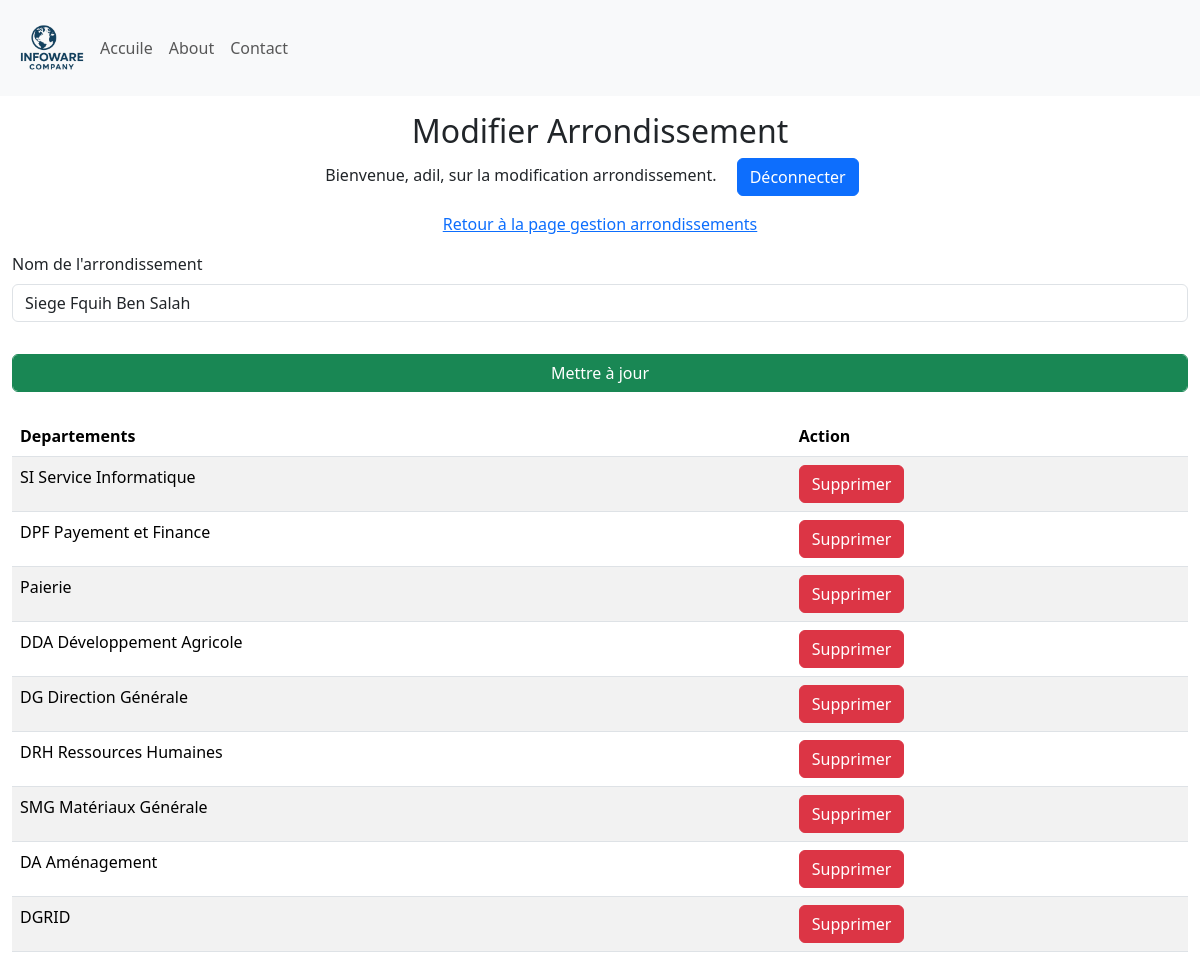
/update_arrondissement/1 (signed in), run on an earlier commit of the app's database.
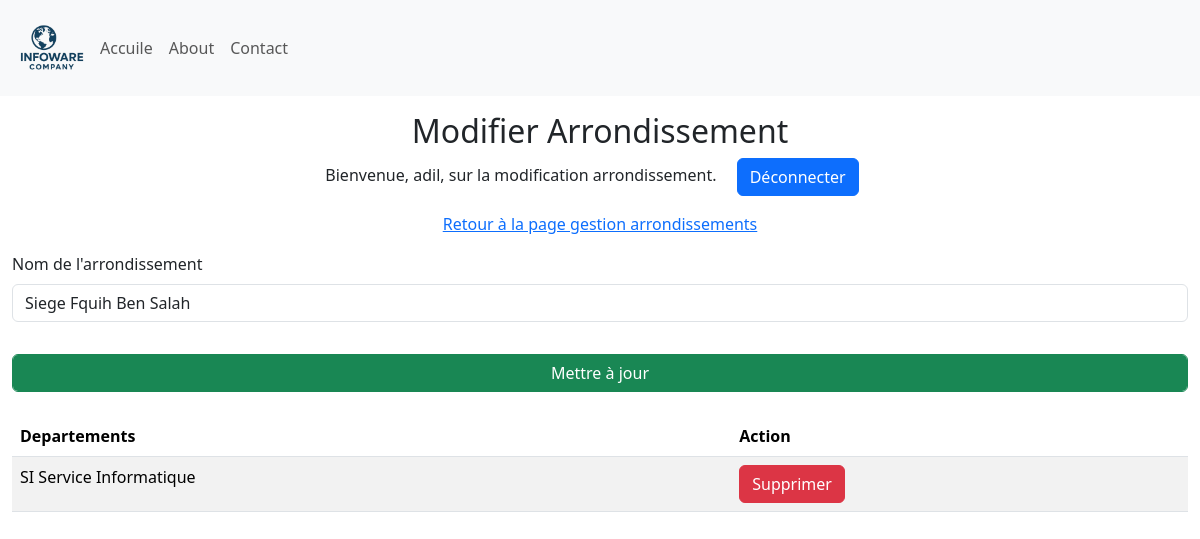
And on a later commit of the database.
### Site/models.py (models this page shows, shortened)
class Departement(db.Model):
    id = db.Column(db.Integer, primary_key=True)
    departement = db.Column(db.String(25), unique=True, nullable=False)
    arondissement = db.Column(db.Integer, db.ForeignKey('arondissement.id'), nullable=False)

### Site/dashbord/arrondissement.py (the view)
@arrondissement.route('/update_arrondissement/<int:arrondissement_id>', methods=['GET', 'POST'])
def update_arrondissement(arrondissement_id):
    if 'user' not in session:
        return redirect(url_for('admin.admin'))
    arrondissement = Arondissement.query.get_or_404(arrondissement_id)
    if request.method == 'POST':
        new_name = request.form.get('arrondissementName')
        if new_name:
            arrondissement.arondissement = new_name
            db.session.commit()
            return redirect(url_for('arrondissement.manage_Arrondissements'))
    return render_template('update_arondissement.html', name=session['user'], arrondissement=arrondissement, departements=arrondissement.departement)

### Site/templates/update_arondissement.html (shortened to what this page needs)
{% extends 'base.html' %}
{% block body %}
<div class="container-fluid">
    <div class="row">
        <div class="col-12  my-3">
            <div class="text-center">
                <h2>Modifier Arrondissement</h2>
                <p>Bienvenue, {{ name }}, sur la modification arrondissement. <a class="mx-3 btn btn-primary" href="{{ url_for('admin.logout') }}"">Déconnecter</a></p>
                <p><a href="{{ url_for('arrondissement.manage_Arrondissements') }}">Retour à la page gestion arrondissements</a> </p>
            </div>
           <form method="POST">
                <div class="mb-3">
                    <label for="arrondissementName" class="form-label">Nom de l'arrondissement</label>
                    <input type="text" class="form-control" id="arrondissementName" name="arrondissementName" value="{{ arrondissement.arondissement }}" required>
                </div>
                <div class="mb-3">
                    <input type="submit" class="form-control btn btn-success mt-3" value="Mettre à jour">
                </div>
            </form>
                {% if departements %}
                <table class="table table-striped mt-4 ">
                    <thead>
                        <tr>
                          <th scope="col">Departements</th>
                          <th scope="col">Action</th>
                        </tr>
                      </thead>
                      <tbody>
                        {% for departement in departements %}
                        <tr>
                          <td>{{ departement.departement }}</td>
                          <td>
                             <a href ="{{ url_for('departement.delete_departement', departement_id=departement.id) }}" onclick="return confirm('Êtes-vous sûr de vouloir supprimer cet arrondissement ?');"  class="btn btn-danger">Supprimer</a>
                          </td>
                        </tr>
                        {% endfor %}
                </table>
                {% else %}
                <p class="mt-4 text-danger h4">Aucun departement associé à cet arrondissement.</p>
                {% endif %}
        </div>
    </div>
</div>
{% endblock %}

What changed in the data, as far as the page shows it:
removed Departement: departement "DPF Payement et Finance"
removed Departement: departement "Paierie"
removed Departement: departement "DDA Développement Agricole"
removed Departement: departement "DG Direction Générale"
removed Departement: departement "DRH Ressources Humaines"
removed Departement: departement "SMG Matériaux Générale"
removed Departement: departement "DA Aménagement"
removed Departement: departement "DGRID"
